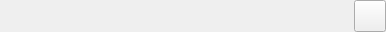
<?xml version="1.0" encoding="UTF-8"?>
<ui version="4.0">
 <class>Title</class>
 <widget class="QWidget" name="Title">
  <property name="geometry">
   <rect>
    <x>0</x>
    <y>0</y>
    <width>386</width>
    <height>32</height>
   </rect>
  </property>
  <property name="maximumSize">
   <size>
    <width>16777215</width>
    <height>32</height>
   </size>
  </property>
  <property name="windowTitle">
   <string>Form</string>
  </property>
  <layout class="QGridLayout" name="gridLayout">
   <property name="leftMargin">
    <number>0</number>
   </property>
   <property name="topMargin">
    <number>0</number>
   </property>
   <property name="rightMargin">
    <number>0</number>
   </property>
   <property name="bottomMargin">
    <number>0</number>
   </property>
   <property name="spacing">
    <number>0</number>
   </property>
   <item row="0" column="0">
    <spacer name="horizontalSpacer">
     <property name="orientation">
      <enum>Qt::Horizontal</enum>
     </property>
     <property name="sizeHint" stdset="0">
      <size>
       <width>40</width>
       <height>20</height>
      </size>
     </property>
    </spacer>
   </item>
   <item row="0" column="1">
    <widget class="QPushButton" name="CloseBtn">
     <property name="minimumSize">
      <size>
       <width>32</width>
       <height>32</height>
      </size>
     </property>
     <property name="maximumSize">
      <size>
       <width>32</width>
       <height>32</height>
      </size>
     </property>
     <property name="styleSheet">
      <string notr="true"/>
     </property>
     <property name="text">
      <string/>
     </property>
    </widget>
   </item>
  </layout>
 </widget>
 <resources/>
 <connections/>
</ui>
